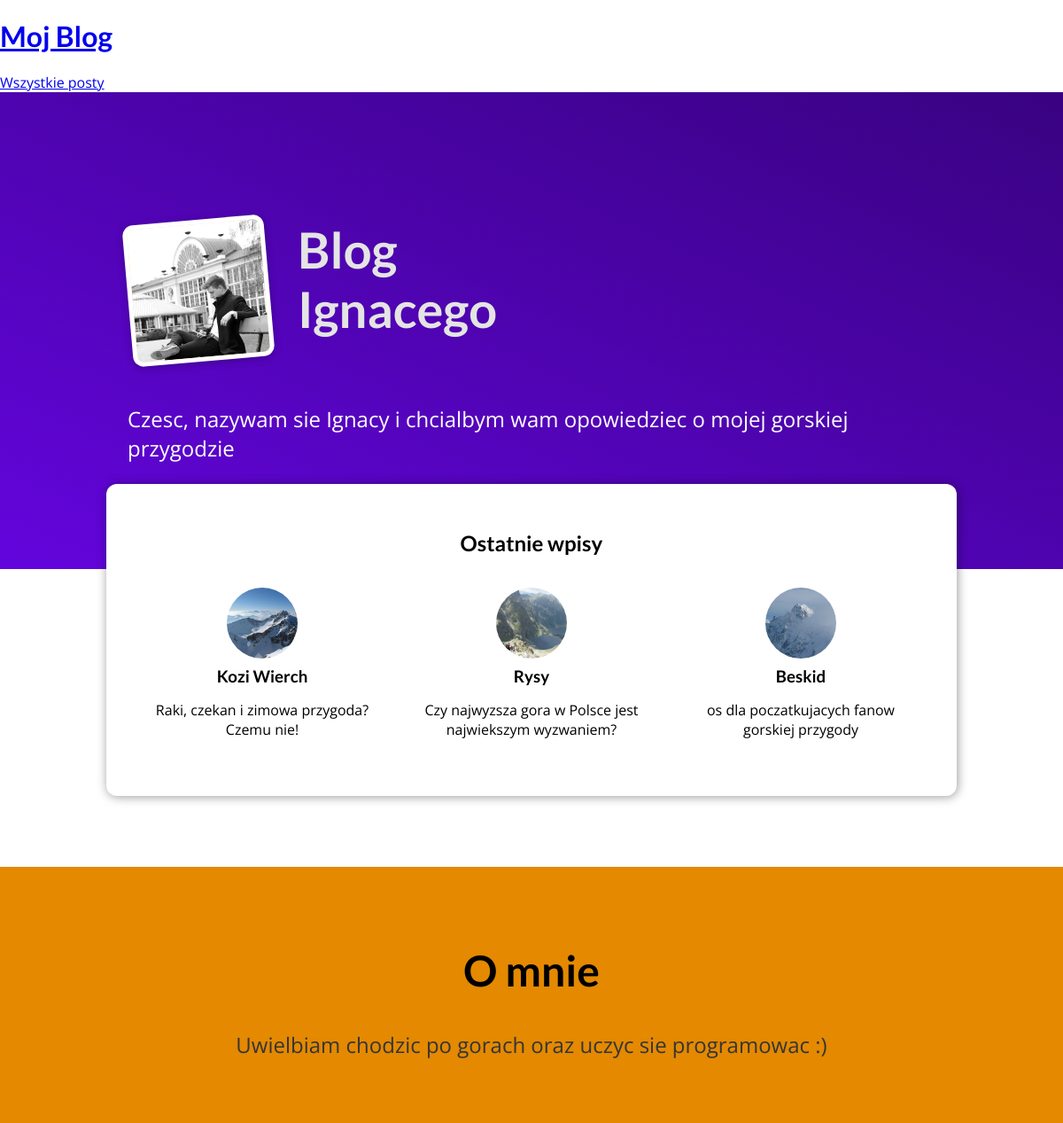
The page / on the database its author committed.
### blog/models.py (models this page shows)
class Post(models.Model):
    title = models.CharField(max_length=150)
    excerpt = models.CharField(max_length=200)
    image_name= models.CharField(max_length=100)
    date = models.DateField(auto_now=True)
    slug = models.SlugField(unique=True, db_index=True)
    content = models.TextField(validators=[MinLengthValidator(10)])
    autor = models.ForeignKey(Author, on_delete=models.SET_NULL, null = True, related_name="posts")
    tag = models.ManyToManyField(Tag)

### blog/views.py (the view)
# urls.py: path("", views.starting_page, name = "starting-page"),
def starting_page(request):
    latest_posts = Post.objects.all().order_by("-date")[:3]
    return render(request, "blog/index.html", {
        "posts" : latest_posts
    })

### blog/templates/blog/index.html (shortened to what this page needs)
{% extends "base.html" %}
{% load static %}
{% block css_files %}
<link rel="stylesheet" href="{% static "blog/post.css" %}" />
<link rel="stylesheet" href="{% static "blog/index.css" %}" />
{% endblock %}
{% block content %}
<section id="welcome">
    <header>
        <img src="{% static "blog/images/FB_IMG_1678778627704.jpg" %}" alt="Ignacy - autor bloga" />
        <h2>Blog Ignacego</h2>
    </header>
    <p>Czesc, nazywam sie Ignacy i chcialbym wam opowiedziec o mojej gorskiej przygodzie</p>
</section>
<section id="latest-posts">
    <h2>Ostatnie wpisy</h2>
    <ul>
        {% for post in posts %}
            {% include "blog/includes/post.html" %}
        {% endfor %}
    </ul>
</section>
<section id="about" >
    <h2>O mnie </h2>
    <p>
        Uwielbiam chodzic po gorach oraz uczyc sie programowac :)
    </p>
</section>
{% endblock %}

### blog/templates/blog/includes/post.html
{% load static %}
<li>
    <article class="post">
        <a href="{% url "post-detail-page" post.slug %}">
            <img src="{% static "blog/images/"|add:post.image_name %}" alt="{{ post.title }}" />
            <div class="post__content">
                <h3>{{ post.title }}</h3>
                <p> {{post.excerpt}}
                </p>
            </div>
        </a>
    </article>
</li>

### static/app.css (style rules this page uses)
* { box-sizing: border-box; }
html { font-family: 'Open Sans', 'Lato', sans-serif; }
body { margin: 0; }
h1, h2, h3 { font-family: 'Lato', sans-serif; font-weight: bold; }

### blog/static/blog/post.css (style rules this page uses)
.post { display: flex; flex-direction: column; align-items: center; text-align: center; }
.post a { text-decoration: none; color: black; transition: all 0.2s ease; padding: 1rem; }
.post img { width: 5rem; height: 5rem; object-fit: cover; border-radius: 50%; }
.post h3 { margin: 0.25rem 0; }

### blog/static/blog/index.css (style rules this page uses)
#welcome { background: linear-gradient(to right top, #6305dd, #390281); padding: 6rem 12%; }
#welcome header { display: flex; align-items: flex-start; margin: 3rem auto; }
#welcome img { width: 10rem; height: 10rem; object-fit: cover; object-position: top; border: 5px solid white; border-radius: 12px; background-color: #ffe1bf; transform: rotateZ(-5deg); box-shadow: 0 2px 8px rgba(0, 0, 0, 0.25); }
#welcome h2 { font-size: 3.5rem; margin: 0 0 0 2rem; color: #e4e4e4; width: 10rem; }
#welcome p { color: white; font-size: 1.5rem; }
#latest-posts { background-color: white; padding: 2rem; border-radius: 12px; width: 60rem; margin: -6rem auto 2rem auto; box-shadow: 1px 1px 12px rgba(0, 0, 0, 0.4); }
#latest-posts h2 { text-align: center; }
#latest-posts ul { list-style: none; margin: 0; padding: 0; display: flex; gap: 1rem; }
#latest-posts li { flex: 1; }
#about { text-align: center; padding: 3rem; background-color: #e48900; margin-top: 5rem; }
#about h2 { font-size: 3rem; }
#about p { font-size: 1.5rem; color: #353535; }

### rows shown on the page
Post: image_name+title (picture), title "Kozi Wierch", excerpt "Raki, czekan i zimowa przygoda? Czemu nie!"
Post: image_name (picture), title "Rysy", excerpt "Czy najwyzsza gora w Polsce jest najwiekszym wyzwaniem?"
Post: image_name (picture), title "Beskid", excerpt "os dla poczatkujacych fanow gorskiej przygody"
